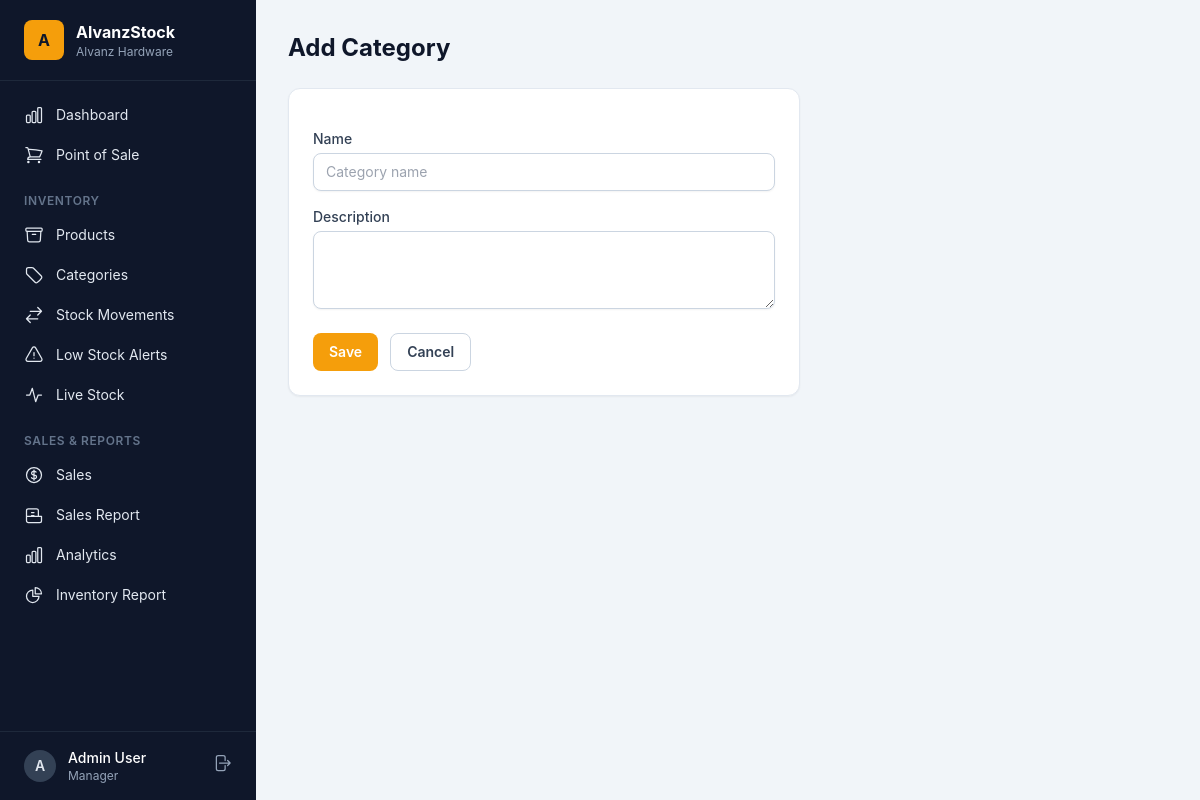
/categories/new/ (signed in), run on the app's committed database.
### accounts/models.py (models this page shows, shortened)
class User(AbstractUser):
    class Role(models.TextChoices):
        MANAGER = "manager", "Manager"
        CASHIER = "cashier", "Cashier"
        STAFF = "staff", "Staff"
        STOCK_VIEWER = "stock_viewer", "Stock Viewer"
    role = models.CharField(max_length=20, choices=Role.choices, default=Role.STAFF)
    @property
    def is_manager(self):
        return self.role == self.Role.MANAGER or self.is_superuser
    @property
    def is_stock_viewer(self):
        return self.role == self.Role.STOCK_VIEWER

### inventory/views.py (the view)
# urls.py: path("categories/new/", views.category_create, name="category_create"),
@inventory_manager_required
def category_create(request):
    if request.method == "POST":
        form = CategoryForm(request.POST)
        if form.is_valid():
            form.save()
            messages.success(request, "Category created.")
            return redirect("category_list")
    else:
        form = CategoryForm()
    return render(request, "inventory/category_form.html", {"form": form, "title": "Add Category"})

### inventory/forms.py
class CategoryForm(forms.ModelForm):
    class Meta:
        model = __import__("inventory.models", fromlist=["Category"]).Category
        fields = ["name", "description"]
        widgets = {
            "name": forms.TextInput(attrs={"class": "input", "placeholder": "Category name"}),
            "description": forms.Textarea(attrs={"class": "input", "rows": 3}),
        }

### templates/inventory/category_form.html (shortened to what this page needs)
{% extends "base.html" %}
{% block content %}
<div class="max-w-lg">
  <h1 class="text-2xl font-bold mb-6">{{ title }}</h1>
  <form method="post" class="card p-6 space-y-4">
    {% for field in form %}
      <div>
        <label class="label" for="{{ field.id_for_label }}">{{ field.label }}</label>
        {{ field }}
      </div>
    {% endfor %}
    <div class="flex gap-3 pt-2">
      <button type="submit" class="btn-primary">Save</button>
      <a href="{% url 'category_list' %}" class="btn-secondary">Cancel</a>
    </div>
  </form>
</div>
{% endblock %}

### templates/base.html (shortened to what this page needs)
{% load static %}
<!DOCTYPE html>
<html lang="en">
<head>
  <link rel="stylesheet" href="{% static 'css/output.css' %}">
</head>
<body class="bg-slate-100 text-slate-900 antialiased">
  {% if user.is_authenticated %}
  <div class="flex min-h-screen">
    <aside class="hidden lg:flex w-64 flex-col bg-slate-900 text-slate-200 fixed inset-y-0">
      <div class="flex items-center gap-3 px-6 py-5 border-b border-slate-800">
        <div class="w-10 h-10 rounded-lg bg-amber-500 flex items-center justify-center font-bold text-slate-900">A</div>
        <div>
          <div class="font-bold text-white">AlvanzStock</div>
          <div class="text-xs text-slate-400">Alvanz Hardware</div>
        </div>
      </div>
      <nav class="flex-1 px-3 py-4 space-y-1 text-sm">
        {% if user.is_stock_viewer %}
        <a href="{% url 'real_time_stock' %}" class="{% if request.resolver_match.url_name == 'real_time_stock' %}bg-slate-800 text-white{% else %}hover:bg-slate-800 hover:text-white{% endif %} flex items-center gap-3 rounded-lg px-3 py-2">
          <svg class="w-5 h-5" fill="none" stroke="currentColor" stroke-width="1.5" viewBox="0 0 24 24"><path stroke-linecap="round" stroke-linejoin="round" d="M3 12h4l3-8 4 16 3-8h4"/></svg>
          Live Stock
        </a>
        {% else %}
        <a href="{% url 'dashboard' %}" class="{% if request.resolver_match.url_name == 'dashboard' %}bg-slate-800 text-white{% else %}hover:bg-slate-800 hover:text-white{% endif %} flex items-center gap-3 rounded-lg px-3 py-2">
          Dashboard
        </a>
        <a href="{% url 'pos_screen' %}" class="{% if request.resolver_match.url_name == 'pos_screen' %}bg-slate-800 text-white{% else %}hover:bg-slate-800 hover:text-white{% endif %} flex items-center gap-3 rounded-lg px-3 py-2">
          Point of Sale
        </a>
        <div class="pt-4 pb-1 px-3 text-xs font-semibold uppercase tracking-wider text-slate-500">Inventory</div>
        <a href="{% url 'product_list' %}" class="{% if request.resolver_match.url_name == 'product_list' or request.resolver_match.url_name == 'product_detail' or request.resolver_match.url_name == 'product_create' or request.resolver_match.url_name == 'product_edit' %}bg-slate-800 text-white{% else %}hover:bg-slate-800 hover:text-white{% endif %} flex items-center gap-3 rounded-lg px-3 py-2">
          Products
        </a>
        <a href="{% url 'category_list' %}" class="{% if request.resolver_match.url_name == 'category_list' %}bg-slate-800 text-white{% else %}hover:bg-slate-800 hover:text-white{% endif %} flex items-center gap-3 rounded-lg px-3 py-2">
          Categories
        </a>
        <a href="{% url 'stock_transaction_list' %}" class="{% if request.resolver_match.url_name == 'stock_transaction_list' or request.resolver_match.url_name == 'stock_transaction_create' %}bg-slate-800 text-white{% else %}hover:bg-slate-800 hover:text-white{% endif %} flex items-center gap-3 rounded-lg px-3 py-2">
          <svg class="w-5 h-5" fill="none" stroke="currentColor" stroke-width="1.5" viewBox="0 0 24 24"><path stroke-linecap="round" stroke-linejoin="round" d="M7.5 21L3 16.5m0 0L7.5 12M3 16.5h13.5m0-13.5L21 7.5m0 0L16.5 12M21 7.5H7.5"/></svg>
          Stock Movements
        </a>
        <a href="{% url 'low_stock' %}" class="{% if request.resolver_match.url_name == 'low_stock' %}bg-slate-800 text-white{% else %}hover:bg-slate-800 hover:text-white{% endif %} flex items-center gap-3 rounded-lg px-3 py-2">
          Low Stock Alerts
        </a>
        <a href="{% url 'real_time_stock' %}" class="{% if request.resolver_match.url_name == 'real_time_stock' %}bg-slate-800 text-white{% else %}hover:bg-slate-800 hover:text-white{% endif %} flex items-center gap-3 rounded-lg px-3 py-2">
          <svg class="w-5 h-5" fill="none" stroke="currentColor" stroke-width="1.5" viewBox="0 0 24 24"><path stroke-linecap="round" stroke-linejoin="round" d="M3 12h4l3-8 4 16 3-8h4"/></svg>
          Live Stock
        </a>
        {% if user.is_manager %}
        <div class="pt-4 pb-1 px-3 text-xs font-semibold uppercase tracking-wider text-slate-500">Sales & Reports</div>
        <a href="{% url 'sales_list' %}" class="{% if request.resolver_match.url_name == 'sales_list' %}bg-slate-800 text-white{% else %}hover:bg-slate-800 hover:text-white{% endif %} flex items-center gap-3 rounded-lg px-3 py-2">
          Sales
        </a>
        <a href="{% url 'sales_report' %}" class="{% if request.resolver_match.url_name == 'sales_report' %}bg-slate-800 text-white{% else %}hover:bg-slate-800 hover:text-white{% endif %} flex items-center gap-3 rounded-lg px-3 py-2">
          Sales Report
        </a>
        <a href="{% url 'analytics_report' %}" class="{% if request.resolver_match.url_name == 'analytics_report' %}bg-slate-800 text-white{% else %}hover:bg-slate-800 hover:text-white{% endif %} flex items-center gap-3 rounded-lg px-3 py-2">
          Analytics
        </a>
        <a href="{% url 'inventory_report' %}" class="{% if request.resolver_match.url_name == 'inventory_report' %}bg-slate-800 text-white{% else %}hover:bg-slate-800 hover:text-white{% endif %} flex items-center gap-3 rounded-lg px-3 py-2">
          <svg class="w-5 h-5" fill="none" stroke="currentColor" stroke-width="1.5" viewBox="0 0 24 24"><path stroke-linecap="round" stroke-linejoin="round" d="M10.5 6a7.5 7.5 0 107.5 7.5h-7.5V6z"/><path stroke-linecap="round" stroke-linejoin="round" d="M13.5 10.5H21A7.5 7.5 0 0013.5 3v7.5z"/></svg>
          Inventory Report
        </a>
        {% endif %}
        {% endif %}
      </nav>
      <div class="px-3 py-4 border-t border-slate-800">
        <div class="flex items-center gap-3 px-3">
          <div class="w-8 h-8 rounded-full bg-slate-700 flex items-center justify-center text-sm font-semibold">{{ user.get_full_name|default:user.username|first|upper }}</div>
          <div class="flex-1 min-w-0">
            <div class="text-sm font-medium text-white truncate">{{ user.get_full_name|default:user.username }}</div>
            <div class="text-xs text-slate-400 capitalize">{{ user.get_role_display }}</div>
          </div>
          <form method="post" action="{% url 'logout' %}">
            <button title="Log out" class="text-slate-400 hover:text-white">
              <svg class="w-5 h-5" fill="none" stroke="currentColor" stroke-width="1.5" viewBox="0 0 24 24"><path stroke-linecap="round" stroke-linejoin="round" d="M15.75 9V5.25A2.25 2.25 0 0013.5 3h-6a2.25 2.25 0 00-2.25 2.25v13.5A2.25 2.25 0 007.5 21h6a2.25 2.25 0 002.25-2.25V15m3 0l3-3m0 0l-3-3m3 3H9"/></svg>
            </button>
          </form>
        </div>
      </div>
    </aside>
    <div class="flex-1 lg:ml-64">
      <main class="p-4 lg:p-8">
        {% block content %}{% endblock %}
      </main>
    </div>
  </div>
  {% else %}
    {% block bare %}{% endblock %}
  {% endif %}
</body>
</html>

### data on the page
User: get_full_name|first "A", get_full_name "Admin User", role "Manager"

### other printed values
{{ title }} "Add Category"
{{ field.label }} "Name" "Description"
